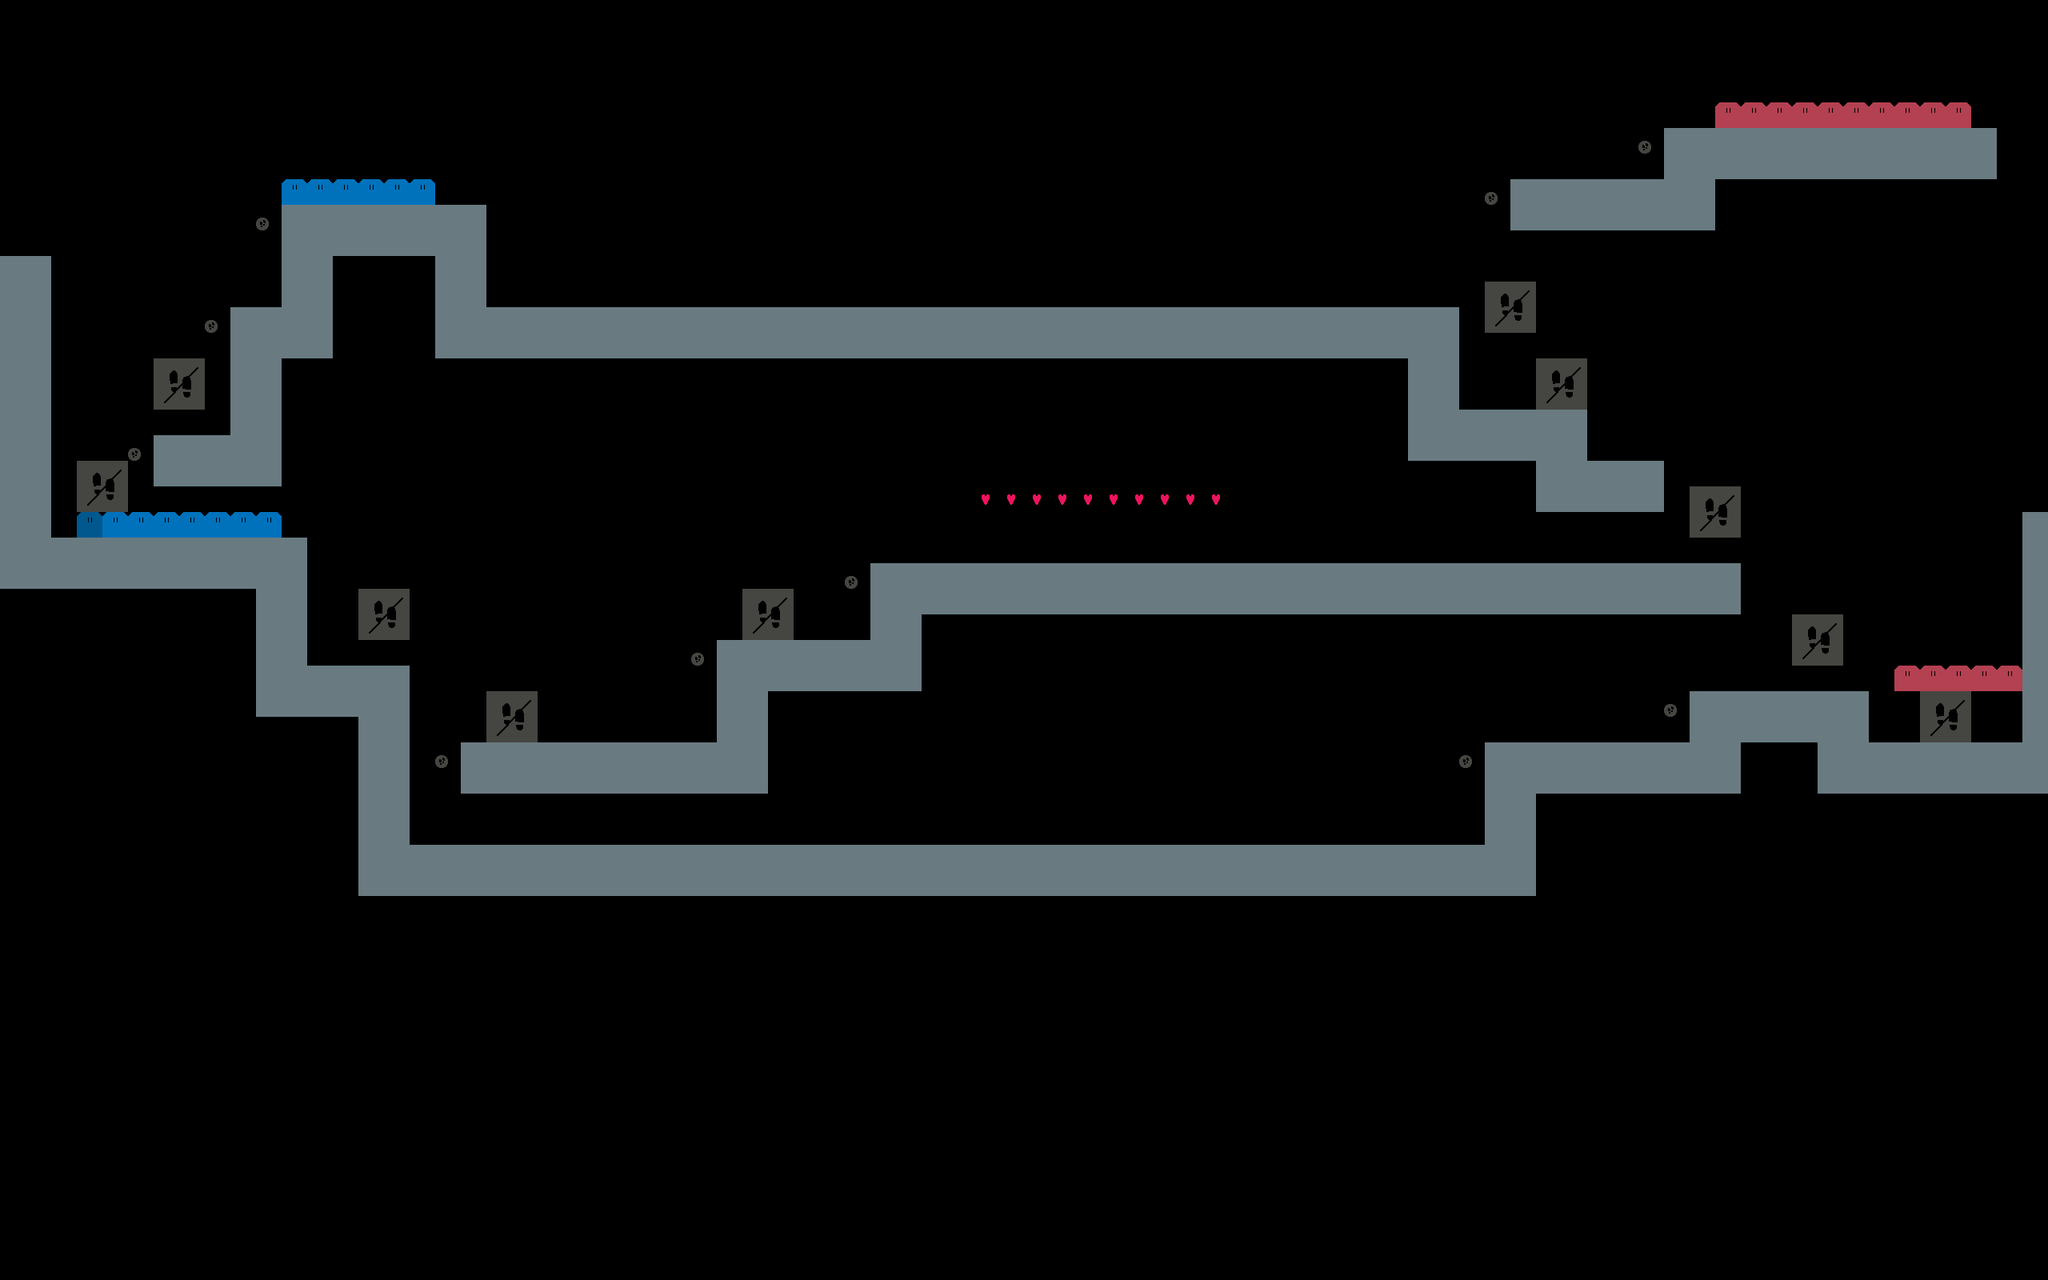

The image is a tile-based game level rendered from a .tmx file. Its description and source (layers, tilesets, objects; grid data summarised) follow:
An orthogonal 80x50 tile map with 32x32 px tiles, 1 tile layer (Main).

<map version="1.0" orientation="orthogonal" renderorder="right-down" width="80" height="50" tilewidth="32" tileheight="32" nextobjectid="1">
 <tileset firstgid="1" name="Tileset" tilewidth="32" tileheight="32" tilecount="15" columns="0">
  <tile id="0">
   <image width="32" height="32" source="../../Sprites/Solid/Grass.png" />
  </tile>
  <tile id="1">
   <image width="32" height="32" source="../../Sprites/Solid/Stone.png" />
  </tile>
  <tile id="2">
   <image width="32" height="32" source="../../Sprites/Solid/Water.png" />
  </tile>
  <tile id="3">
   <image width="32" height="32" source="../../Sprites/Solid/WoodenPillar.png" />
  </tile>
  <tile id="4">
   <image width="32" height="32" source="../../Sprites/Solid/WoodenPlatform.png" />
  </tile>
  <tile id="5">
   <image width="32" height="32" source="../../Sprites/Solid/WoodenPlatformWithPillar.png" />
  </tile>
  <tile id="6">
   <image width="32" height="32" source="../../Sprites/Solid/WoodenPlatformWithWall.png" />
  </tile>
  <tile id="7">
   <image width="32" height="32" source="../../Sprites/Solid/WoodenWall.png" />
  </tile>
  <tile id="8">
   <image width="32" height="32" source="../../Sprites/Mobs/Player.png" />
  </tile>
  <tile id="9">
   <image width="32" height="32" source="../../Sprites/Mobs/Red.png" />
  </tile>
  <tile id="10">
   <image width="32" height="32" source="../../Sprites/Items/Heart.png" />
  </tile>
  <tile id="11">
   <image width="32" height="32" source="../../Sprites/Mobs/Blue.png" />
  </tile>
  <tile id="12">
   <image width="32" height="32" source="../../Sprites/Navigation/Node.png" />
  </tile>
  <tile id="13">
   <image width="32" height="32" source="../../Sprites/Navigation/NavigationBlocker.png" />
  </tile>
  <tile id="14">
   <image width="32" height="32" source="../../Sprites/Goals/Goal.png" />
  </tile>
 </tileset>
 <layer name="Main" width="80" height="50">
  <data>[4000 cells, 392 non-empty, 8 distinct tile ids]</data>
 </layer>
</map>